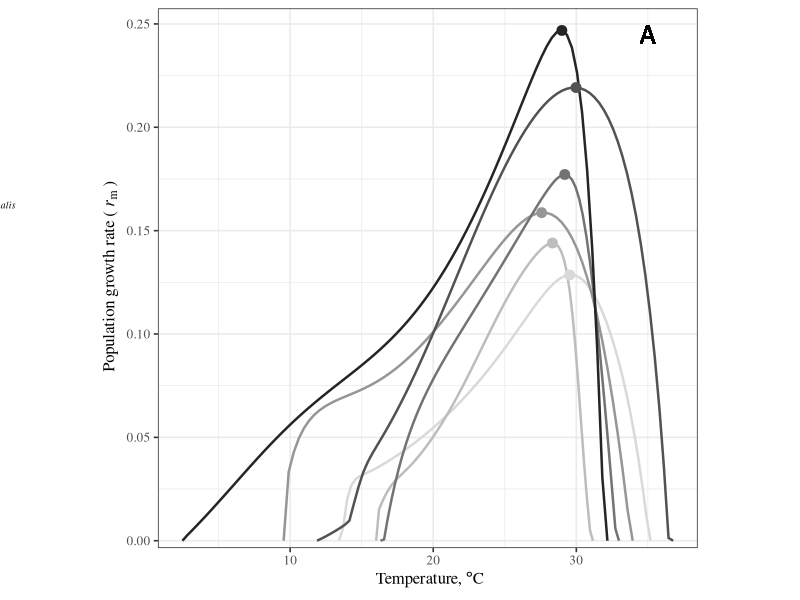
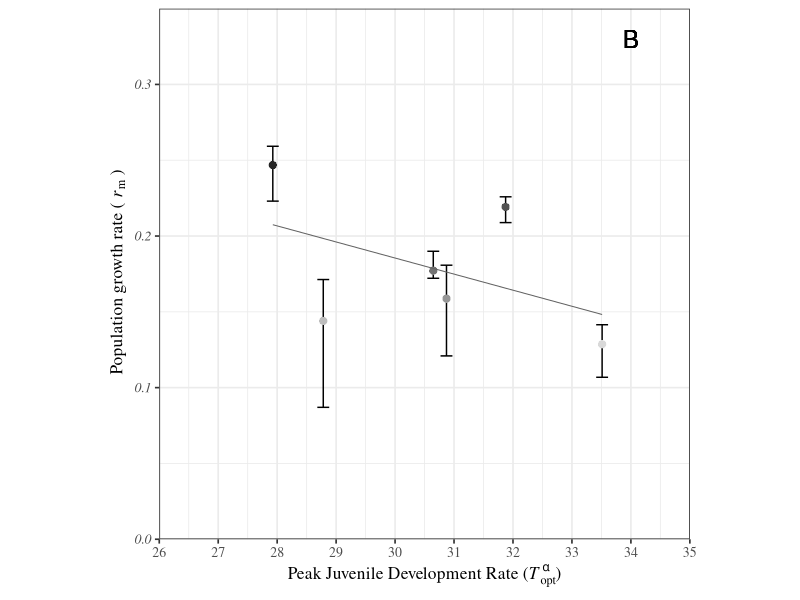
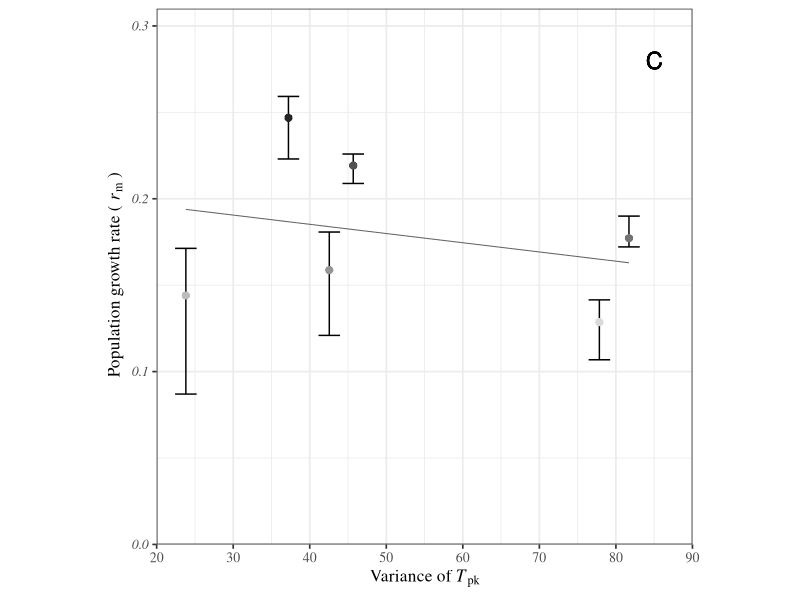
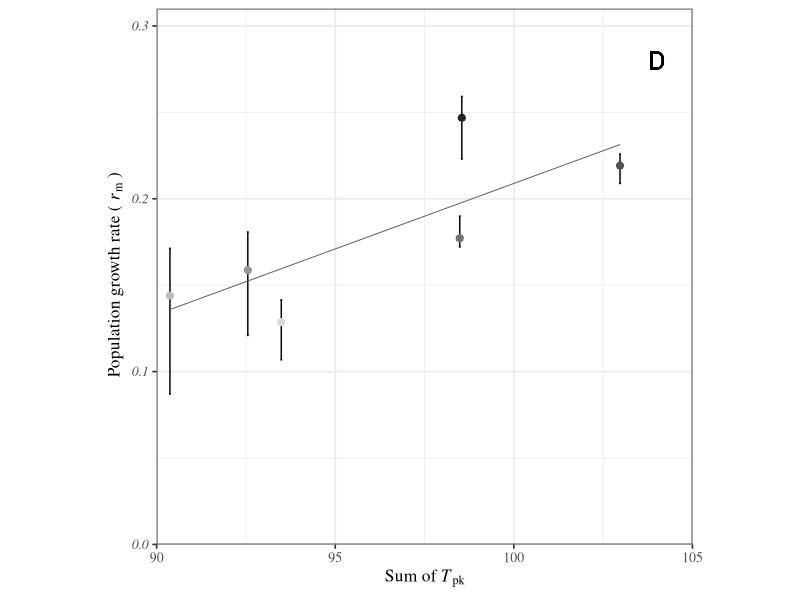
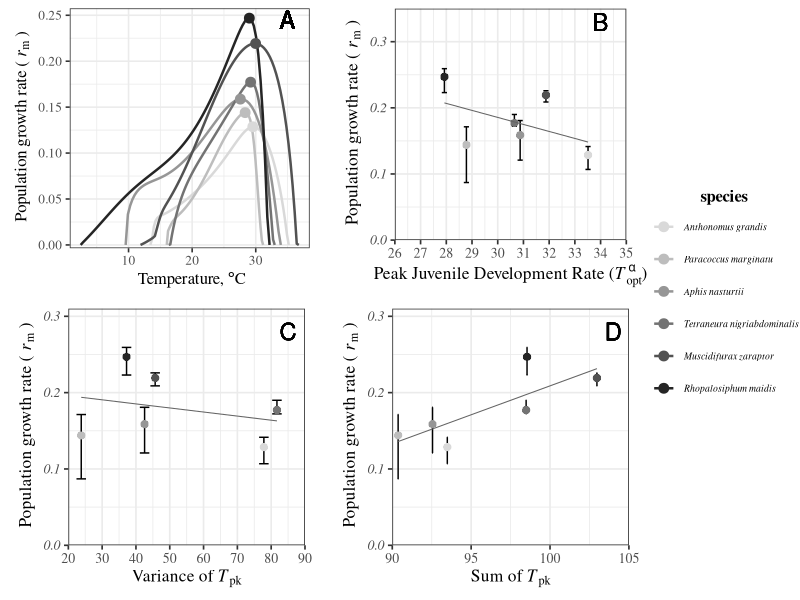

Source code (R) for these figures, in order: (Note: this script raises an error after producing the figures.)
## Figure 5 a b: R max with mistmatch
rm(list=ls())

library(ggplot2)
library(ggpubr)
library(tidyverse)

##reading data
rmpredictions <- read.csv("rmprediction.csv")

rmPeak <- rmpredictions %>% group_by(species) %>%
          summarise(which(rmpredictions$estimate == max(estimate)))

rmPeakdata <- rmpredictions[rmPeak$`which(rmpredictions$estimate == max(estimate))`, ]
rmPeakdata <- rmPeakdata %>% rename(rmax = estimate)


##changing order of df for plotting
colors <- c("#d9d9d9","#bdbdbd","#969696","#737373","#525252","#252525")
OrderCol <- colors[order(rmPeakdata$rmax)]
SPorder <- rmPeakdata$species[order(rmPeakdata$rmax)]

##Fig 5a: Rm Curves##
fig5a <-  ggplot(rmpredictions, aes(temp,estimate,colour=factor(species, levels=SPorder)))+
  scale_x_continuous(expression(plain(paste(" Temperature, ",degree,"C"))))+
  scale_y_continuous(expression(plain(paste(" Population growth rate ("~italic(r)[m]~")"))),
                     limits=c(-0.001,0.255),
                     expand = c(0.01, 0),
                     breaks=seq(0,0.25, by=0.05))+
  theme_bw(base_size = 12)+
  geom_line(size=0.85)+
  # geom_hline(aes(yintercept = 0), linetype = 2, show.legend = FALSE)+
  scale_colour_manual(values = colors,
                      name=expression(bold("species")),
                      labels =SPorder,
                      guide = guide_legend(nrow = 6,ncol =1 ,
                                           direction = "horizontal",
                                           title.position = "top",
                                           title.hjust=0.5))+
  theme(text=element_text(family="Times"))+
  theme(legend.text=element_text(family="Times",face = 'italic', size = 7), 
        legend.position = c(-0.4,0.68))+
  geom_text(aes(x = 35, y = 0.245,label = "A"), 
            parse = TRUE, size = 6, colour = "black")+
  theme(legend.title = element_blank())+
  theme(legend.margin=margin(t = -0.2, b = 0.1,r=0.1,l = 0.1, unit='cm'),
        aspect.ratio = 1)+
  geom_point(data= rmPeakdata, aes(x=temp, y=rmax), size=3)

fig5a


###Fig 5b###
Species <- rmPeakdata$species

alpha  <- as_tibble(read.csv('alpha_Tpks.csv', header = TRUE)) %>%
  filter(param=="topt") %>%
  filter(species %in% Species)%>%
  select(species,estimate, conf_lower, conf_upper,trait)

bpk  <- as_tibble(read.csv('bpk_Tpks.csv', header = TRUE)) %>%
  filter(param=="topt") %>%
  filter(species %in% Species)%>%
  select(species,estimate, conf_lower, conf_upper,trait)

z  <- as_tibble(read.csv('z_Tpks.csv', header = TRUE)) %>%
  filter(param=="topt") %>%
  filter(species %in% Species)%>%
  select(species,estimate, conf_lower, conf_upper,trait)

zj  <- as_tibble(read.csv('zj_Tpks.csv', header = TRUE)) %>%
  filter(param=="topt") %>%
  filter(species %in% Species)%>%
  select(species,estimate, conf_lower, conf_upper,trait)

AllOpt<- rbind(alpha,bpk,z,zj)

#Calculate variance and Sum
##Testing, delete later
# AllOpt <- rbind(alpha, bpk, zj)

##

OptVar <- AllOpt %>% group_by(species) %>%
          summarise(variance = var(estimate))
OptSum <- AllOpt %>% group_by(species) %>%
  summarise(sum = sum(estimate))


######Plots with fitness#######

## 1. Fitness with alpha
AlpPlot <- left_join(rmPeakdata, alpha, by="species")
AlpLM <- lm(AlpPlot$rmax~AlpPlot$estimate)

AlpLMData <- predict(AlpLM, interval = "confidence")
AlpPlot <- cbind(AlpPlot,AlpLMData)

AlpPlot$species <- as.character(AlpPlot$species)
AlpPlot$species <- factor(AlpPlot$species, levels=SPorder)

Alp_rmax <- ggplot(AlpPlot, aes(x=estimate, y=rmax, col=factor(species, levels=SPorder))) +
  geom_errorbar(aes(ymin = rmax_lwr, ymax = rmax_upr),col="#000000") +
  geom_point(size = 2.5,stroke=0.2)+
  theme_bw(base_size = 12.5) +
  # theme(axis.title.y = element_blank())+
  scale_x_continuous(expression(plain(paste("Peak Juvenile Development Rate (", italic(T)[opt]^alpha,")"))),
                     limits =c(26,35),
                     expand = c(0, 0),
                     breaks=seq(26,35, by=1))+
  scale_y_continuous(expression(plain(paste(" Population growth rate ("~italic(r)[m]~")"))),
                     limits =c(0,0.35),
                     expand = c(0, 0),
                     breaks=seq(0,1, by=0.1))+
  scale_colour_manual(values = colors,
                      name=expression(bold("species")),
                      labels =SPorder)+
  theme(legend.position = 'none',legend.text = element_text(size = 10),
        axis.text.y = element_text(face = 'italic'),aspect.ratio = 1)+
  theme(text=element_text(family="Times"))+
  geom_text(aes(x = 34, y = 0.33,label = "B"), 
            parse = TRUE, size = 6, colour = "black") +
  geom_line(aes(estimate,fit),AlpPlot,size=0.35,col="#636363")

Alp_rmax

###### 2. Variance Plot #######
VarPlot <- left_join(rmPeakdata, OptVar, by="species")
VarLM <- lm(VarPlot$rmax~VarPlot$variance)

VarLMData <- predict(VarLM, interval = "confidence")
VarPlot <- cbind(VarPlot,VarLMData)

Var_rmax<- ggplot(VarPlot, aes(x=variance, y=rmax, col=factor(species, levels=SPorder))) +
  geom_errorbar(aes(ymin = rmax_lwr, ymax = rmax_upr),col="#000000") +
  geom_point(size = 2.5, stroke=0.2)+
  theme_bw(base_size = 12.5) +
  # theme(axis.title.y = element_blank())+
  scale_x_continuous(expression(plain(paste("Variance of ", italic(T)[pk]))),
                     limits =c(20,90),
                     expand = c(0, 0),
                     breaks=seq(20,90, by=10))+
  scale_y_continuous(expression(plain(paste(" Population growth rate ("~italic(r)[m]~")"))),
                     limits =c(0,0.31),
                     expand = c(0, 0),
                     breaks=seq(0,1, by=0.1))+
  scale_colour_manual(values = colors,
                      name=expression(bold("species")),
                      labels =SPorder)+
  theme(legend.position = 'none',legend.text = element_text(size = 10),
        axis.text.y = element_text(face = 'italic'),aspect.ratio = 1)+
  theme(text=element_text(family="Times"))+
  geom_text(aes(x = 85, y = 0.28,label = "C"), 
            parse = TRUE, size = 6, colour = "black") +
  geom_line(aes(variance,fit),VarPlot,size=0.35,col="#636363")
Var_rmax


##### 3. Sum of Topts #### 
SumPlot <- left_join(rmPeakdata, OptSum)
SumLM <- lm(SumPlot$rmax~ SumPlot$sum)

SumLMData <- predict(SumLM, interval = "confidence")
SumPlot <- cbind(SumPlot,SumLMData)


Sum_rmax<- ggplot(SumPlot, aes(x=sum, y=rmax, col=factor(species, levels=SPorder))) +
  geom_errorbar(aes(ymin = rmax_lwr, ymax = rmax_upr),col="#000000") +
  geom_point(size = 2.5, stroke=0.2)+
  theme_bw(base_size = 12.5) +
  # theme(axis.title.y = element_blank())+
  scale_x_continuous(expression(plain(paste("Sum of ", italic(T)[pk]))),
                     limits =c(90,105),
                     expand = c(0, 0),
                     breaks=seq(20,120, by=5))+
  scale_y_continuous(expression(plain(paste(" Population growth rate ("~italic(r)[m]~")"))),
                     limits =c(0,0.31),
                     expand = c(0, 0),
                     breaks=seq(0,1, by=0.1))+
  scale_colour_manual(values = colors,
                      name=expression(bold("species")),
                      labels =SPorder)+
  theme(legend.position = 'none',legend.text = element_text(size = 10),
        axis.text.y = element_text(face = 'italic'),aspect.ratio = 1)+
  theme(text=element_text(family="Times"))+
  geom_text(aes(x = 104, y = 0.28,label = "D"), 
            parse = TRUE, size = 6, colour = "black") +
  geom_line(aes(sum,fit),SumPlot,size=0.35,col="#636363")
Sum_rmax

fig5 <- ggarrange(fig5a,Alp_rmax,Var_rmax,Sum_rmax,nrow=2,ncol=2,
                  common.legend = T, legend="right")
fig5

ggsave("../results/Fig5.pdf",fig5, width = 20, height =18, 
       units = "cm",device = cairo_pdf)
